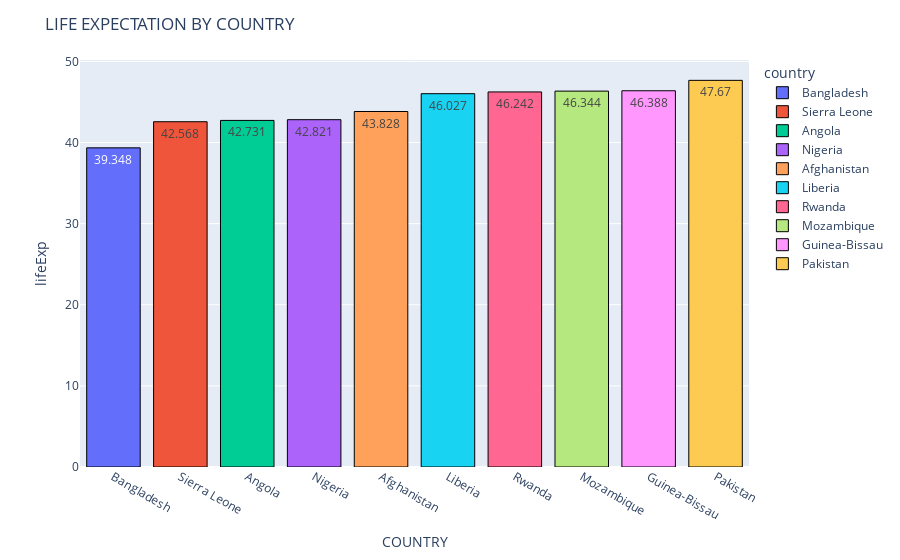

Source (notebook cell):
### Code cell
popu = df.groupby("country") ["lifeExp"].max().reset_index().sort_values(by="lifeExp",ascending=True).head(10)
fig = px.bar(popu,x="country", y="lifeExp", color="country", text="lifeExp")
fig.update_traces(marker=dict(line=dict(width=1, color='RGB(0, 0, 0)')))
fig.update_layout(title="LIFE EXPECTATION BY COUNTRY", xaxis_title="COUNTRY", yaxis_title="lifeExp")

### Figure 1 — Plotly figure (JSON) as saved in the notebook; plotly's stock layout.template omitted (floating-point values rounded to 4 significant figures)
{"data": [{"alignmentgroup": "True", "hovertemplate": "country=%{x}<br>lifeExp=%{text}<extra></extra>", "legendgroup": "Bangladesh", "marker": {"color": "#636efa", "line": {"color": "RGB(0, 0, 0)", "width": 1}, "pattern": {"shape": ""}}, "name": "Bangladesh", "offsetgroup": "Bangladesh", "orientation": "v", "showlegend": true, "text": [39.35], "textposition": "auto", "type": "bar", "x": ["Bangladesh"], "xaxis": "x", "y": [39.35], "yaxis": "y"}, {"alignmentgroup": "True", "hovertemplate": "country=%{x}<br>lifeExp=%{text}<extra></extra>", "legendgroup": "Sierra Leone", "marker": {"color": "#EF553B", "line": {"color": "RGB(0, 0, 0)", "width": 1}, "pattern": {"shape": ""}}, "name": "Sierra Leone", "offsetgroup": "Sierra Leone", "orientation": "v", "showlegend": true, "text": [42.57], "textposition": "auto", "type": "bar", "x": ["Sierra Leone"], "xaxis": "x", "y": [42.57], "yaxis": "y"}, {"alignmentgroup": "True", "hovertemplate": "country=%{x}<br>lifeExp=%{text}<extra></extra>", "legendgroup": "Angola", "marker": {"color": "#00cc96", "line": {"color": "RGB(0, 0, 0)", "width": 1}, "pattern": {"shape": ""}}, "name": "Angola", "offsetgroup": "Angola", "orientation": "v", "showlegend": true, "text": [42.73], "textposition": "auto", "type": "bar", "x": ["Angola"], "xaxis": "x", "y": [42.73], "yaxis": "y"}, {"alignmentgroup": "True", "hovertemplate": "country=%{x}<br>lifeExp=%{text}<extra></extra>", "legendgroup": "Nigeria", "marker": {"color": "#ab63fa", "line": {"color": "RGB(0, 0, 0)", "width": 1}, "pattern": {"shape": ""}}, "name": "Nigeria", "offsetgroup": "Nigeria", "orientation": "v", "showlegend": true, "text": [42.82], "textposition": "auto", "type": "bar", "x": ["Nigeria"], "xaxis": "x", "y": [42.82], "yaxis": "y"}, {"alignmentgroup": "True", "hovertemplate": "country=%{x}<br>lifeExp=%{text}<extra></extra>", "legendgroup": "Afghanistan", "marker": {"color": "#FFA15A", "line": {"color": "RGB(0, 0, 0)", "width": 1}, "pattern": {"shape": ""}}, "name": "Afghanistan", "offsetgroup": "Afghanistan", "orientation": "v", "showlegend": true, "text": [43.83], "textposition": "auto", "type": "bar", "x": ["Afghanistan"], "xaxis": "x", "y": [43.83], "yaxis": "y"}, {"alignmentgroup": "True", "hovertemplate": "country=%{x}<br>lifeExp=%{text}<extra></extra>", "legendgroup": "Liberia", "marker": {"color": "#19d3f3", "line": {"color": "RGB(0, 0, 0)", "width": 1}, "pattern": {"shape": ""}}, "name": "Liberia", "offsetgroup": "Liberia", "orientation": "v", "showlegend": true, "text": [46.03], "textposition": "auto", "type": "bar", "x": ["Liberia"], "xaxis": "x", "y": [46.03], "yaxis": "y"}, {"alignmentgroup": "True", "hovertemplate": "country=%{x}<br>lifeExp=%{text}<extra></extra>", "legendgroup": "Rwanda", "marker": {"color": "#FF6692", "line": {"color": "RGB(0, 0, 0)", "width": 1}, "pattern": {"shape": ""}}, "name": "Rwanda", "offsetgroup": "Rwanda", "orientation": "v", "showlegend": true, "text": [46.24], "textposition": "auto", "type": "bar", "x": ["Rwanda"], "xaxis": "x", "y": [46.24], "yaxis": "y"}, {"alignmentgroup": "True", "hovertemplate": "country=%{x}<br>lifeExp=%{text}<extra></extra>", "legendgroup": "Mozambique", "marker": {"color": "#B6E880", "line": {"color": "RGB(0, 0, 0)", "width": 1}, "pattern": {"shape": ""}}, "name": "Mozambique", "offsetgroup": "Mozambique", "orientation": "v", "showlegend": true, "text": [46.34], "textposition": "auto", "type": "bar", "x": ["Mozambique"], "xaxis": "x", "y": [46.34], "yaxis": "y"}, {"alignmentgroup": "True", "hovertemplate": "country=%{x}<br>lifeExp=%{text}<extra></extra>", "legendgroup": "Guinea-Bissau", "marker": {"color": "#FF97FF", "line": {"color": "RGB(0, 0, 0)", "width": 1}, "pattern": {"shape": ""}}, "name": "Guinea-Bissau", "offsetgroup": "Guinea-Bissau", "orientation": "v", "showlegend": true, "text": [46.39], "textposition": "auto", "type": "bar", "x": ["Guinea-Bissau"], "xaxis": "x", "y": [46.39], "yaxis": "y"}, {"alignmentgroup": "True", "hovertemplate": "country=%{x}<br>lifeExp=%{text}<extra></extra>", "legendgroup": "Pakistan", "marker": {"color": "#FECB52", "line": {"color": "RGB(0, 0, 0)", "width": 1}, "pattern": {"shape": ""}}, "name": "Pakistan", "offsetgroup": "Pakistan", "orientation": "v", "showlegend": true, "text": [47.67], "textposition": "auto", "type": "bar", "x": ["Pakistan"], "xaxis": "x", "y": [47.67], "yaxis": "y"}], "layout": {"barmode": "relative", "legend": {"title": {"text": "country"}, "tracegroupgap": 0}, "margin": {"t": 60}, "title": {"text": "LIFE EXPECTATION BY COUNTRY"}, "xaxis": {"anchor": "y", "categoryarray": ["Bangladesh", "Sierra Leone", "Angola", "Nigeria", "Afghanistan", "Liberia", "Rwanda", "Mozambique", "Guinea-Bissau", "Pakistan"], "categoryorder": "array", "domain": [0, 1], "title": {"text": "COUNTRY"}}, "yaxis": {"anchor": "x", "domain": [0, 1], "title": {"text": "lifeExp"}}}}
